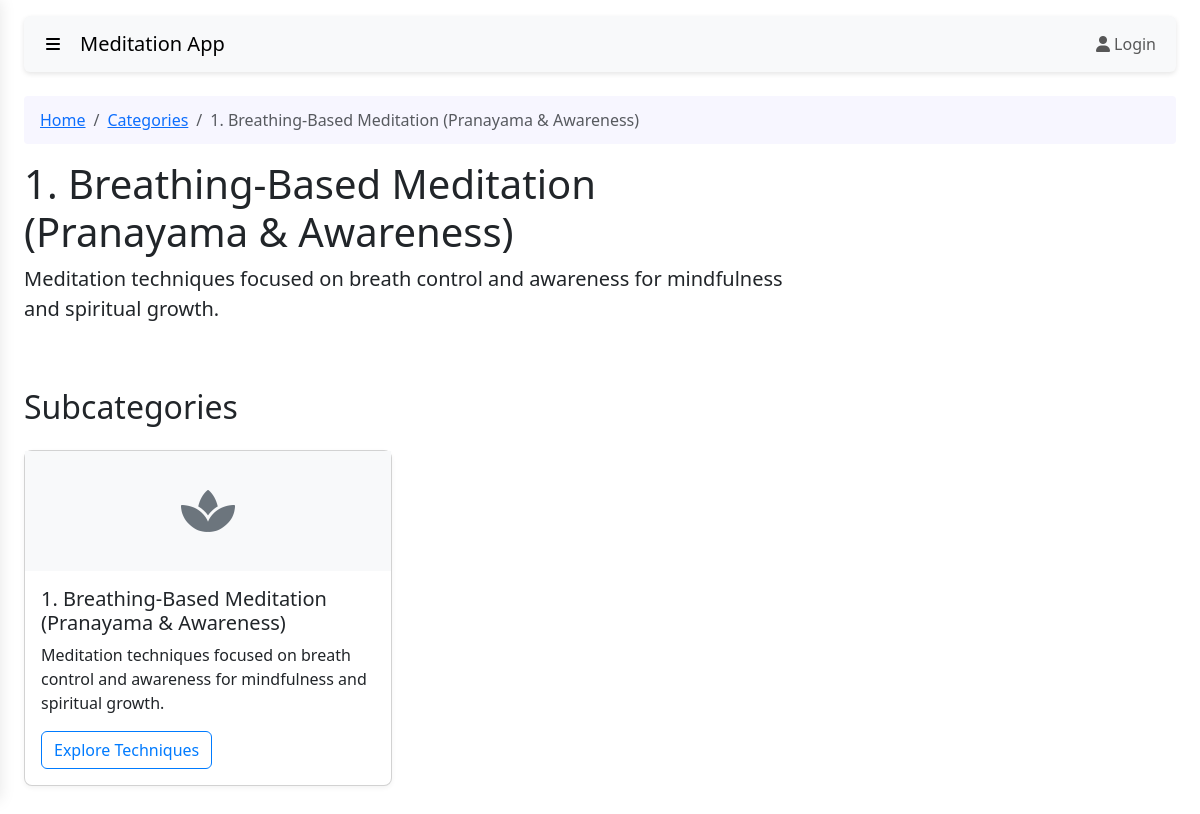
The page /categories/1/ on the database its author committed.
### meditation/models.py (models this page shows, shortened)
class Category(models.Model):
    name = models.CharField(max_length=100)
    description = models.TextField()
    image = models.ImageField(upload_to='categories/', blank=True, null=True)
    created_at = models.DateTimeField(auto_now_add=True)
    updated_at = models.DateTimeField(auto_now=True)
    time_tags = models.JSONField(default=list)  # ✅ Ensure this exists
    class Meta:
        verbose_name_plural = "Categories"

class Subcategory(models.Model):
    category = models.ForeignKey(Category, on_delete=models.CASCADE, related_name='subcategories')
    name = models.CharField(max_length=100)
    description = models.TextField()
    image = models.ImageField(upload_to='subcategories/', blank=True, null=True)
    created_at = models.DateTimeField(auto_now_add=True)
    updated_at = models.DateTimeField(auto_now=True)
    class Meta:
        verbose_name_plural = "Subcategories"

### meditation/views.py (the view)
# urls.py: path('categories/<int:category_id>/', views.category_detail, name='category_detail'),
def category_detail(request, category_id):
    category = get_object_or_404(Category, id=category_id)
    subcategories = category.subcategories.all()
    context = {
        'category': category,
        'subcategories': subcategories,
    }
    return render(request, 'categories/detail.html', context)

### templates/categories/detail.html (shortened to what this page needs)
{% extends 'base.html' %}
{% block content %}
<div class="row">
    <div class="col-12">
        <nav aria-label="breadcrumb">
            <ol class="breadcrumb">
                <li class="breadcrumb-item"><a href="{% url 'meditation:home' %}">Home</a></li>
                <li class="breadcrumb-item"><a href="{% url 'meditation:category_list' %}">Categories</a></li>
                <li class="breadcrumb-item active" aria-current="page">{{ category.name }}</li>
            </ol>
        </nav>
    </div>
</div>
<div class="row">
    <div class="col-md-8">
        <h1>{{ category.name }}</h1>
        <p class="lead">{{ category.description }}</p>
    </div>
    <div class="col-md-4">
    </div>
</div>
<div class="row mt-5">
    <div class="col-12">
        <h2>Subcategories</h2>
    </div>
</div>
<div class="row mt-3">
    {% for subcategory in subcategories %}
    <div class="col-md-4 mb-4">
        <div class="card h-100">
            {% if subcategory.image %}
            <img src="{{ subcategory.image.url }}" class="card-img-top" alt="{{ subcategory.name }}">
            {% else %}
            <div class="bg-light d-flex justify-content-center align-items-center" style="height: 120px;">
                <i class="fas fa-spa fa-3x text-secondary"></i>
            </div>
            {% endif %}
            <div class="card-body">
                <h5 class="card-title">{{ subcategory.name }}</h5>
                <p class="card-text">{{ subcategory.description|truncatewords:20 }}</p>
                <a href="{% url 'meditation:subcategory_detail' subcategory.id %}" class="btn btn-outline-primary">Explore Techniques</a>
            </div>
        </div>
    </div>
    {% empty %}
    <div class="col-12">
        <div class="alert alert-info">
            No subcategories found in this category yet.
        </div>
    </div>
    {% endfor %}
</div>
{% endblock %}

### static/css/style.css (style rules this page uses)
.card { border-radius: 0.5rem; box-shadow: 0 2px 5px rgba(0, 0, 0, 0.05); transition: transform 0.3s, box-shadow 0.3s; }
.btn-outline-primary { color: #007bff; border-color: #007bff; }
.breadcrumb { background-color: #F7F6FF; padding: 0.75rem 1rem; border-radius: 0.25rem; margin-bottom: 1rem; }

### rows shown on the page
Category: name "1. Breathing-Based Meditation (Pranayama & Awareness)", description "Meditation techniques focused on breath control and awareness for mindfulness and spiritual growth."
Subcategory: name "1. Breathing-Based Meditation (Pranayama & Awareness)", description "Meditation techniques focused on breath control and awareness for mindfulness and spiritual growth."
